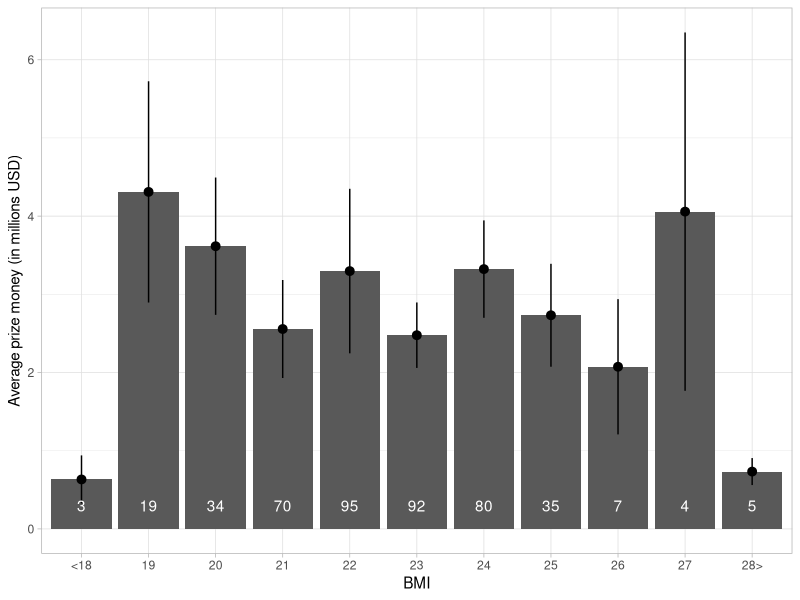
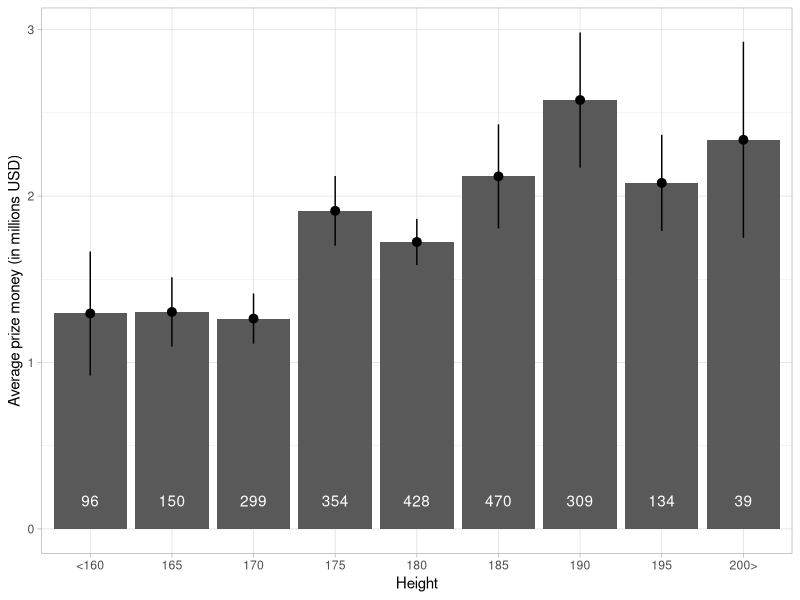

The R source for these figures, in order:
library(tidyverse)
library(ggplot2)

graph1 <- read_csv("huge_csv.csv") |>
  filter(height != 0) |>
  mutate(BMI = (weight/1000)/(height^2)) |>
  mutate(weight_kg = weight/1000)

#Graph BMI/Money
BMI_filtered <- graph1 |> 
  filter(!is.na(BMI)) |> 
  mutate(BMI_bin = case_when(
    BMI < 18.5 ~ "<18",
    BMI >= 27.5 ~ "28>",
    TRUE ~ as.character(round(BMI))
  )) |>
  group_by(BMI_bin) |>
  summarise(average_money = mean(prize_money),
            sd_money = sd(prize_money),
            n = n()) |>
  mutate(
    se_money = sd_money / sqrt(n),
    lower_money = average_money - se_money,
    upper_money = average_money + se_money)

ggplot(data = BMI_filtered) +
  aes(x = BMI_bin, y = average_money) +
  theme_light() +
  scale_x_discrete() +
  scale_y_continuous(labels = scales::number_format(scale = 1e-6, accuracy = 1, suffix = "")) + 
  stat_summary_bin(fun = "mean", geom = "col", binwidth = 1) +
  labs(y = "Average prize money (in millions USD)",
       x = "BMI") +
  geom_pointrange(aes(ymin = lower_money, ymax = upper_money, na.rm = NULL)) +
  geom_text(aes(label = n), y = 300000, color = 'white')

# #Graph Height/Money 
# ggplot(data = graph1) +
#   aes(x = height, y = prize_money) +
#   scale_y_log10() +
#   theme_light() +
#   geom_point(position = position_jitter(0.008)) +
#   geom_smooth(method = "lm") +
#   labs(x = "Height (m)",
#        y = "Prize Money (usd)")

# ggplot(data = graph1) +
#   aes(x = weight_kg, y = prize_money) +
#   scale_y_log10() +
#   theme_light() +
#   geom_point(position = position_jitter(0.01)) +
#   geom_smooth(method = "lm") +
#   labs(x = "Weight (kg)",
#        y = "Prize Money (usd)")

height_filtered <- graph1 |> 
  filter(!is.na(height)) |> 
  mutate(height_bin = case_when(
    height >= 1.975 ~ "200>",
    height < 1.625 ~ "<160",
    TRUE ~ as.character(round(height*20)*5)
  )) |>
  group_by(height_bin) |>
  summarise(average_money = mean(prize_money),
            sd_money = sd(prize_money),
            n = n()) |>
  mutate(
    se_money = sd_money / sqrt(n),
    lower_money = average_money - se_money,
    upper_money = average_money + se_money)

ggplot(data = height_filtered) +
  aes(x = height_bin, y = average_money) +
  theme_light() +
  scale_x_discrete() +
  scale_y_continuous(labels = scales::number_format(scale = 1e-6, accuracy = 1, suffix = "")) + 
  stat_summary_bin(fun = "mean", geom = "col", binwidth = 5) +
  labs(y = "Average prize money (in millions USD)",
       x = "Height") +
  geom_pointrange(aes(ymin = lower_money, ymax = upper_money, na.rm = NULL)) +
  geom_text(aes(label = n), y = 170000, color = 'white')

# ggplot(data = graph1) +
#   aes(x = weight_kg, y = prize_money) +
#   theme_light() +
#   scale_x_continuous(breaks = seq(45, 105, by = 5)) +
#   stat_summary_bin(fun = "mean", geom = "col", binwidth = 5) +
#   labs(y = "Average Prize Money (usd)",
#        x = "Weight (kg)")

# ggplot(data = graph1) +
#   aes(x = year, y = prize_money) +
#   theme_light() +
#   scale_x_continuous(breaks = seq(1930, 2000, by = 10)) +
#   stat_summary_bin(fun = "mean", geom = "col", binwidth = 5) +
#   labs(y = "Average Prize Money (usd)",
#        x = "Birth Year")

# ggplot(data = graph1) +
#   aes(x = month, y = prize_money) +
#   theme_light() +
#   scale_x_continuous(breaks = seq(1, 12, by = 1)) +
#   stat_summary_bin(fun = "mean", geom = "col", binwidth = 1) +
#   labs(y = "Average Prize Money (usd)",
#        x = "Birth Month")

